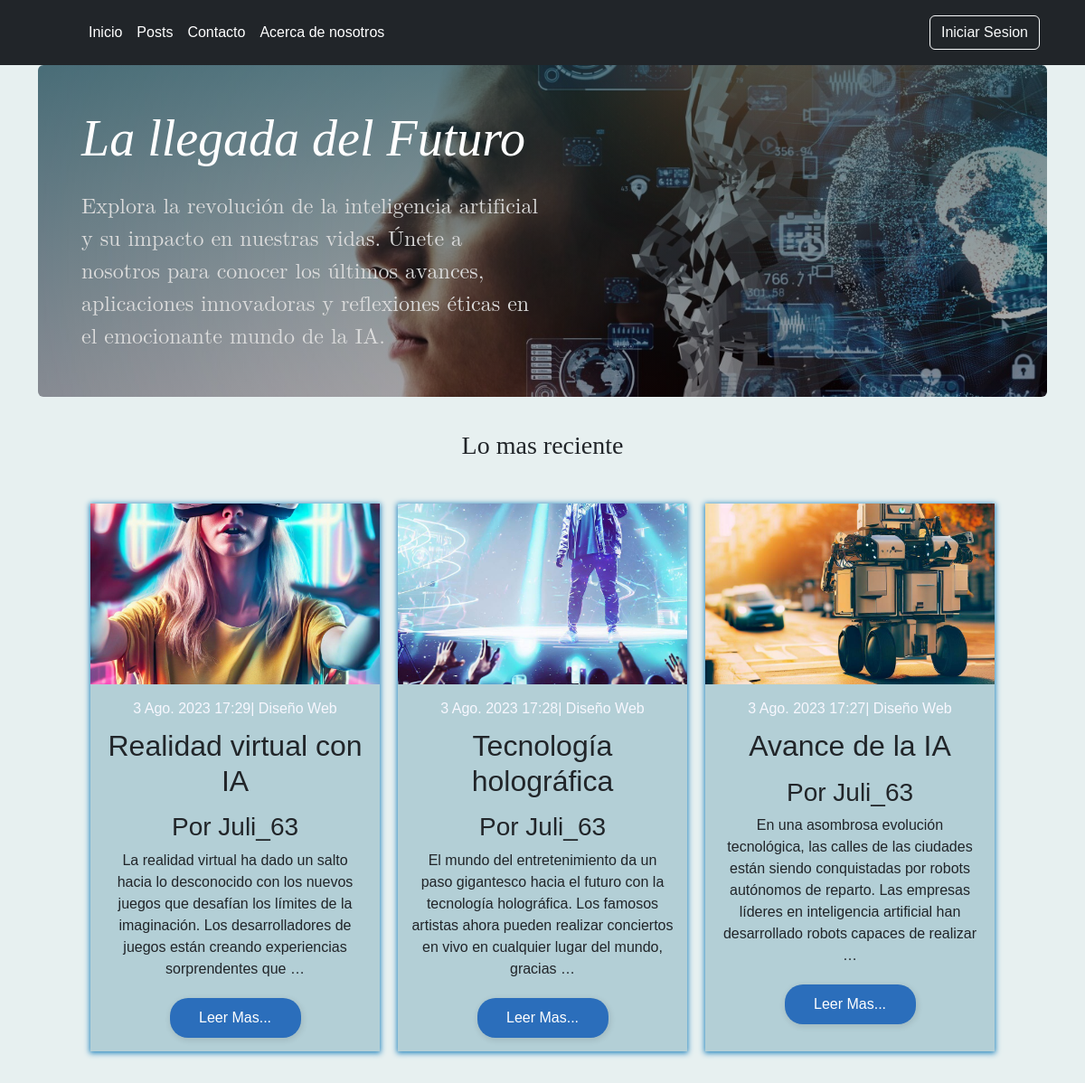
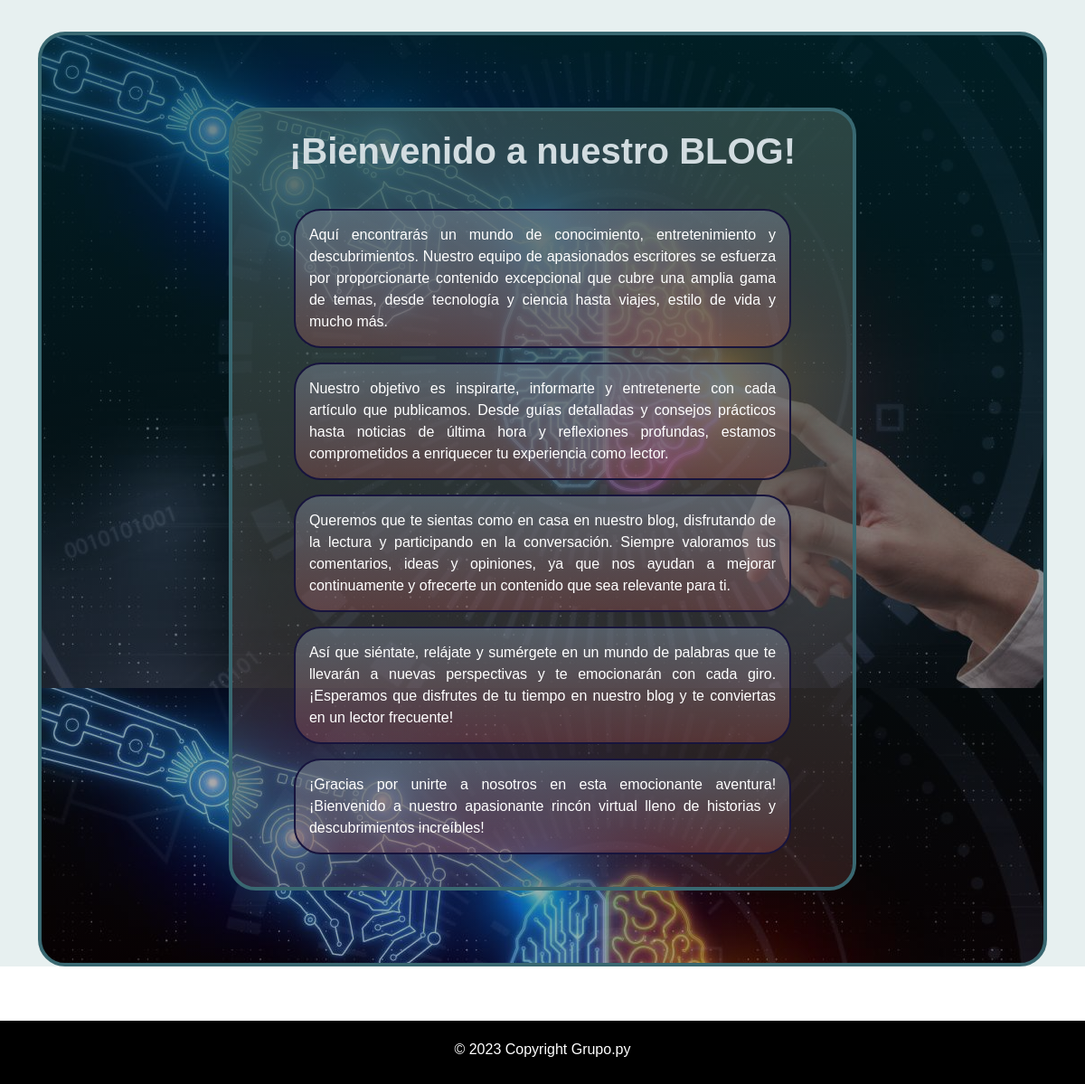
The page / on the database its author committed (2 pictures, top to bottom).
### apps/post/models.py (models this page shows, shortened)
class Post(models.Model):
    usuario = models.ForeignKey(User, on_delete=models.CASCADE, related_name="posts")
    titulo = models.CharField(max_length=50, null=False)
    subtitulo = models.CharField(max_length=100, null=True, blank=True)
    fecha = models.DateTimeField(auto_now_add=True)
    texto = models.TextField(null=False)
    activo = models.BooleanField(default=True)
    categoria = models.ForeignKey(Categoria, on_delete=models.SET_NULL, null=True)
    imagen = models.ImageField(upload_to="media", default="static/post_default.png")
    publicado = models.DateTimeField(default=timezone.now, null=True)
    class Meta:
        ordering = ("-publicado",)

### INFO/views.py (the view)
# urls.py: path('', index, name= "index"),
def index(request):
    post_recientes = Post.objects.all().order_by("-fecha")[0:3]
    contexto = {
        "post_recientes": post_recientes
    }
    return render(request, "index.html",contexto)

### templates/index.html (shortened to what this page needs)
{% extends 'base.html' %}
{% block contenido %}
<main class="container md-4">
  <div id="bg-index" class="p-4 p-md-5 mb-2 rounded text-body-emphasis">
    <div class="col-lg-6 px-0">
      <h1 class="display-4 fst-italic">La llegada del Futuro</h1>
      <p class="lead mb-0">Explora la revolución de la inteligencia artificial y su impacto en nuestras vidas. Únete a nosotros para conocer los últimos avances, aplicaciones innovadoras y reflexiones éticas en el emocionante mundo de la IA.</p>
    </div>
  </div>
  <div class="row mb-2">
    <div class="titulo-post">
      <h3>Lo mas reciente</h3>
    </div>
    <section class="actuales">
      <div class="canter">
      {% for post in post_recientes %}
			<article class="past">
				<div class="post-actuales">
					<div class="imp-posts">
						<img width="100%" height="200px" style= "object-fit: cover;" src="{{ post.imagen.url}}" alt="">
					</div>
				</div>
				<div class="post-bady">
					<span>{{ post.fecha }}| Diseño Web </span>
					<h2>{{ post.titulo }}</h2>
					<h3>Por {{post.usuario}}</h3>
					<p>{{ post.texto|truncatewords:30 }}</p>
					<a href="{% url 'apps.post:post_individual' post.id %}" class="post-lenk">Leer Mas...</a>
				</div>
			</article>
      {% endfor %}
      </div>
    </section>
  </div>
  <div id="inteligencia" class="cont-princ">
    <section class="cont-princ">
      <div class="cont-te">
        <article>
          <h1>¡Bienvenido a nuestro BLOG!</h1>
          <div class="con-p mx-sm-5 pt-3">
            <p>Aquí encontrarás un mundo de conocimiento, entretenimiento y descubrimientos. Nuestro equipo de apasionados escritores se esfuerza por proporcionarte contenido excepcional que cubre una amplia gama de temas, desde tecnología y ciencia hasta viajes, estilo de vida y mucho más.</p>
            <p>Nuestro objetivo es inspirarte, informarte y entretenerte con cada artículo que publicamos. Desde guías detalladas y consejos prácticos hasta noticias de última hora y reflexiones profundas, estamos comprometidos a enriquecer tu experiencia como lector.</p>
            <p>Queremos que te sientas como en casa en nuestro blog, disfrutando de la lectura y participando en la conversación. Siempre valoramos tus comentarios, ideas y opiniones, ya que nos ayudan a mejorar continuamente y ofrecerte un contenido que sea relevante para ti.</p>
            <p>Así que siéntate, relájate y sumérgete en un mundo de palabras que te llevarán a nuevas perspectivas y te emocionarán con cada giro. ¡Esperamos que disfrutes de tu tiempo en nuestro blog y te conviertas en un lector frecuente!</p>
            <p>¡Gracias por unirte a nosotros en esta emocionante aventura! ¡Bienvenido a nuestro apasionante rincón virtual lleno de historias y descubrimientos increíbles!</p>
          </div>
        </article>
      </div>
    </section>
  </div>
</main>
{% endblock %}

### static/css/main.css (style rules this page uses)
#bg-index { background-image: linear-gradient(rgba(0, 50, 60, 0.6), rgba(20, 0, 0, 0.3)), url("../imagenes/bgindex.jpg"); background-repeat: no-repeat; background-size: cover; background-position: center center; }
#inteligencia { background: linear-gradient(rgba(0, 50, 60, 0.6), rgba(20, 0, 0, 0.3)), url("../imagenes/inteligencia.jpg"); width:auto }
.cont-princ { display: flex; min-height: 100vh; align-items: center; justify-content: center; padding: 20px; background: linear-gradient(rgba(71, 97, 90, 0.6), rgba(118, 74, 74, 0.3)); width: 65%; height: 80%; color: white; margin-top: 60px; border: 4px solid #396871; margin-bottom: 60px; position: relative; border-radius: 30px; }
.cont-princ p { border: 2px solid #17143d; border-radius: 5px; padding: 15px; text-align: justify; background: linear-gradient(rgb(110 124 137 / 60%), rgb(185 94 94 / 30%)); border-radius: 30px; }
.cont-princ h1 { text-align: center; font-weight: bold; color: rgb(210, 220, 224); }
.lead { font-size: 1.25rem; font-weight: inherit; font-family: math; font-size: x-large; }
.display-4 { font-size: calc(1.475rem + 2.7vw); font-weight: 300; line-height: 1.2; font-weight: 400; font-family: auto; color: #fff; text-align: initial; }
.lead { color:gainsboro; }
* { margin: 0; padding: 0; box-sizing: border-box; }
body { font-family:sans-serif ; }
.actuales { padding: 10px 15px; }
.canter { display: grid; grid-template-columns:repeat(3,1fr) ; grid-gap: 20px; max-width: 1000px; margin: auto; }
.imp-posts { background-size: cover; background-position: center center; transition: .2s; }
.past { box-shadow: 0 1px 6px 1px #2686be; overflow: hidden; transition: .2s; background-color: rgba(147, 187, 199, 0.62); }
.post-bady { padding: 15px; text-align: center; }
.post-bady span { display: inline-block; color: ghostwhite; margin-bottom: 10px; }
.post-bady h2 { margin-bottom: 15px; }
.post-bady p { line-height: 1.5; margin-bottom: 20px; }
.post-bady .post-lenk { display: block; text-decoration: none; padding: 10px; background: #2b6ebb; color: #fff; width: 50%; margin: auto; border-radius: 20px; box-shadow: 1px 2px 6px 1px rgba(0, 0, 0, .1); transition: .2s; }
.titulo-post { display: flex; align-items: center; justify-content: center; height: 100px; font-family: serif; }
h1 { text-align: center; color: #2756c265; padding-bottom: 16px; font-weight: 500; }

### rows shown on the page
Post: imagen (picture), fecha "3 Ago. 2023 17:29", titulo "Realidad virtual con IA", usuario "Juli_63", texto "La realidad virtual ha dado un salto hacia lo desconocido con los nuevos juegos que desafían los límites de la imaginación. Los desarrolladores de juegos están creando experiencias sorprendentes que …"
Post: imagen (picture), fecha "3 Ago. 2023 17:28", titulo "Tecnología holográfica", usuario "Juli_63", texto "El mundo del entretenimiento da un paso gigantesco hacia el futuro con la tecnología holográfica. Los famosos artistas ahora pueden realizar conciertos en vivo en cualquier lugar del mundo, gracias …"
Post: imagen (picture), fecha "3 Ago. 2023 17:27", titulo "Avance de la IA", usuario "Juli_63", texto "En una asombrosa evolución tecnológica, las calles de las ciudades están siendo conquistadas por robots autónomos de reparto. Las empresas líderes en inteligencia artificial han desarrollado robots capaces de realizar …"
